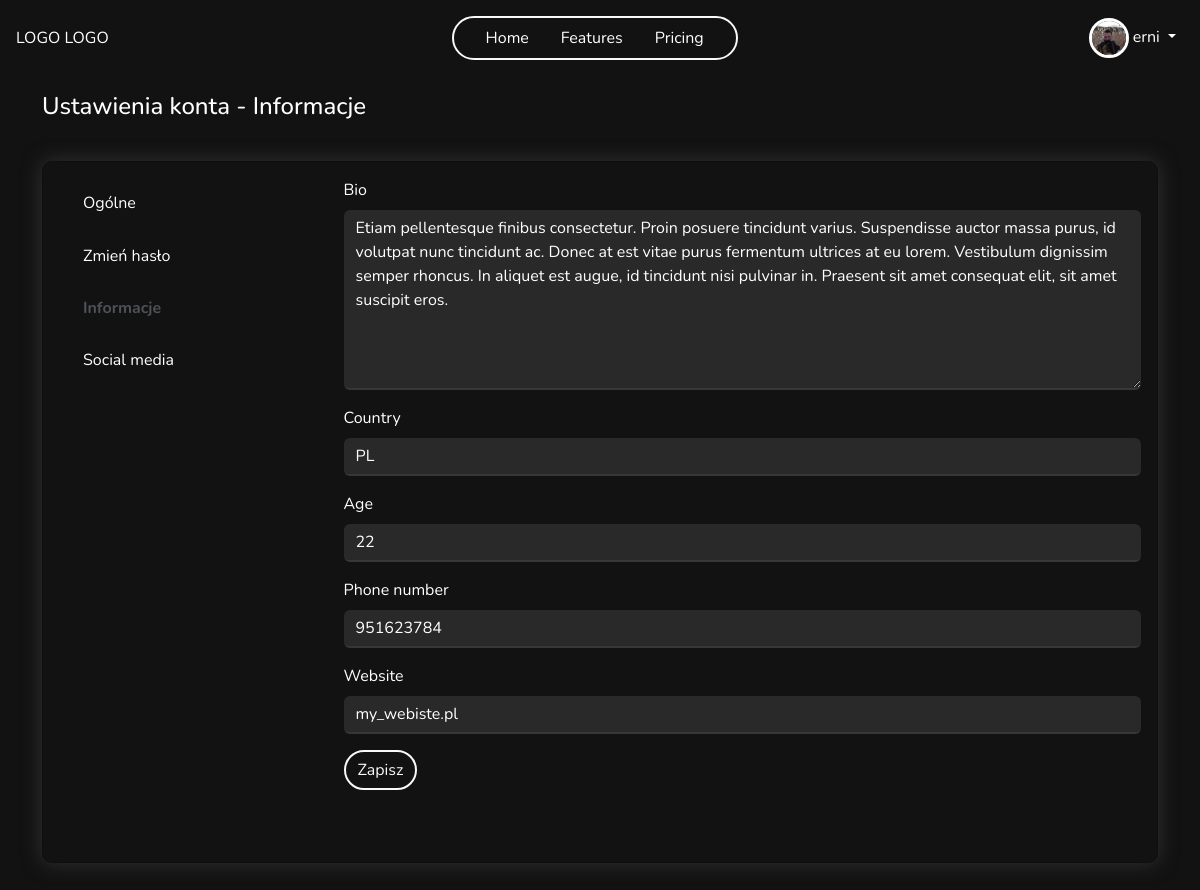
The page /account-info (signed in) on the database its author committed.
### main/models.py (models this page shows, shortened)
class Profile(models.Model):
    user = models.OneToOneField(User, on_delete=models.CASCADE)
    image = models.ImageField(default='default.jpg', upload_to=UniqueFileName('profile_pics'))
    bio = models.TextField(max_length=500, blank=True, null=True)
    country = CountryField(default = 'PL')
    age = models.PositiveSmallIntegerField(blank=True, null=True)
    phone_number = models.CharField(max_length=20, blank=True, null=True)
    website = models.CharField(max_length=255, blank=True, null=True)

### main/views.py (the view)
# urls.py: path('account-info', views.account_info, name='account-info'),
@login_required
def account_info(request):
    profile = request.user.profile
    form = EditInfoUserForm(request.POST or None, instance=profile)
    if request.method == 'POST':
        if form.is_valid():
            form.save()
            messages.success(request, 'Informacje zostały zauktualizowane')
            return redirect ('account-info')
    context = {'form':form}
    return render (request, 'user_profile/account_info.html', context=context)

### main/forms.py
class EditInfoUserForm(ModelForm):
    class Meta:
        model = Profile
        fields = ['bio','country','age','phone_number','website']
        widgets = {'country':CountrySelectWidget()}

### main/templates/user_profile/account_info.html (shortened to what this page needs)
{% extends "user_profile/account_general.html" %}
{% load crispy_forms_tags %}
{% block navbar %}
    {% include 'main/navbar.html' %}
{% endblock navbar %}
    {% block title_profile %}
        Ustawienia konta - Informacje
    {% endblock title_profile %}
    {% block profile-content %}
    <div class="tab-pane" id="account-info">
        <div class="card-body pb-2">
            <form method="POST">
                {{form|crispy}}
                <button type="submit" class="btn btn-outline-light border-2 rounded-pill">Zapisz</button>
            </form>
        </div>
    </div>
    {% endblock profile-content %}

### main/templates/user_profile/account_general.html (shortened to what this page needs)
{% extends "main/base.html" %}
{% load crispy_forms_tags %}
{% block content %}
<div class="container light-style flex-grow-1 container-p-y ">
    <h4 class="font-weight-bold py-3 mb-4">
        {% block title_profile %}{% endblock title_profile %}
    </h4>
    <div class="card overflow-hidden mb-5 profile-panel panel-shadow">
        <div class="row no-gutters">
            <div class="col-md-3 pt-0">
                <div class="list-group list-group-flush account-settings-links p-3 ">
                    <a class="list-group-item list-group-item-action "
                        href="{% url 'account-general' %}">Ogólne</a>
                    <a class="list-group-item list-group-item-action"
                        href="{% url 'account-change-password' %}">Zmień hasło</a>
                    <a class="list-group-item list-group-item-action"
                        href="{% url 'account-info' %}">Informacje</a>
                    <a class="list-group-item list-group-item-action"
                        href="{% url 'account-social' %}">Social media</a>
                </div>
            </div>
                <div class="col-md-9 profile-content">
                    {% block profile-content %}{% endblock profile-content %}
                </div>
        </div>
    </div>
</div>
{% endblock %}

### main/templates/main/base.html (shortened to what this page needs)
<!DOCTYPE html>
<html>
  <head>
    {% load static %}
    <link rel="stylesheet" href="{% static 'style/new.css' %}" />
    <link rel="stylesheet" href="{% static 'style/profile.css' %}" />
    <link rel="stylesheet" href="{% static 'style/team.css' %}" />
    <link href="https://cdn.jsdelivr.net/npm/bootstrap@5.3.2/dist/css/bootstrap.min.css" rel="stylesheet"/>
  </head>
  <body class="bg ">
    {% block navbar %}
    {% endblock navbar %}
    <div class=" main-container ">
      {% block content %}
      {% endblock %}
    </div>
  </body>
</html>

### main/templates/main/navbar.html (shortened to what this page needs)
<nav class="navbar navbar-expand-lg my-nav text-light justify-content-center position-relative p-3 z-3">
  <div class="d-flex justify-content-between w-100 align-items-center">
    <a class=" nav-link" href="/">LOGO LOGO</a>
    <ul class="navbar-nav mb-2 mb-lg-0 justify-content-center border border-2 border-light rounded-pill px-4 gap-3 ">
      <li class="nav-item">
        <a class="nav-link active" aria-current="page" href="{% url 'home' %}">Home</a>
      </li>
      <li class="nav-item">
        <a class="nav-link" href="#">Features</a>
      </li>
      <li class="nav-item">
        <a class="nav-link" href="#">Pricing</a>
      </li>
    </ul>
    <div class="navbar-nav ">
      {% if user.is_authenticated %}
          <div class="nav-item dropdown ml-auto">
            <a class="nav-link dropdown-toggle" href="#" role="button" data-bs-toggle="dropdown" aria-expanded="true">
              <img src="{{ user.profile.image.url }}" class="rounded-circle img-profile">
              {{ user.username }}
            </a>
          </div>
      {% else %}
      <a
        class="nav-link border border-2 border-light rounded-pill d-flex justify-content-center align-items-center gap-3 position-relative login-icon"
        href="{% url 'my-login' %}">Login<i class="fa-solid fa-user border border-2 border-light rounded-circle position-absolute"></i></a>
      {% endif %}
    </div>
  </div>
</nav>

### static/style/new.css (style rules this page uses)
* { padding: 0; margin: 0; box-sizing: border-box; font-family: 'Nunito', sans-serif; }
.bg { background-color: #121212 !important; color: white; }
.main-container { display: flex; justify-content: center; }
.navbar { height: 76px !important; }
.nav-link { color: white !important; }
.img-profile { width: 40px ; height: 40px; object-fit: cover; border: 3px solid white; }

### static/style/profile.css (style rules this page uses)
.panel-shadow { box-shadow: 0 0 20px rgb(52, 52, 52) !important; border-radius: 10px !important; }
.profile-content { min-height: 700px !important; align-items: center; }
.profile-content input, .profile-content textarea { background-color:#292929; border: none; color: white; border-bottom: solid 2px #373737; }
.profile-content textarea { height: 180px !important; }
.btn { cursor: pointer; }
.text-light { color: #babbbc !important; }
.card { background-clip: padding-box; box-shadow : 0 1px 4px rgba(24, 28, 33, 0.012); }
.account-settings-links .list-group-item.active { font-weight: bold !important; }
html:not(.dark-style) .account-settings-links .list-group-item.active { background: transparent !important; }
.profile-panel { background-color: #121212 !important; color: white !important; }
.list-group { border-radius: 10px !important; }
.list-group a { background-color: #121212; color: white; border-radius: 10px; }
.light-style .account-settings-links .list-group-item { padding : 0.85rem 1.5rem; border-color: rgba(24, 28, 33, 0.03) !important; }
.light-style .account-settings-links .list-group-item.active { color: #4e5155 !important; }
.light-style .account-settings-links .list-group-item.active { color: #4E5155 !important; }

### static/style/team.css (style rules this page uses)
form input, form select { background-color:#292929 !important; border: none !important; color: white !important; border-bottom: solid 2px #373737!important; }

### rows shown on the page
Profile: bio "Etiam pellentesque finibus consectetur. Proin posuere tincidunt varius. Suspendisse auctor massa purus, id volutpat nunc tincidunt ac. Donec at est vitae purus fermentum ultrices at eu lorem. Vestibulum dignissim semper rhoncus. In aliquet est augue, id tincidunt nisi pulvinar in. Praesent sit amet consequat elit, sit amet suscipit eros.", country "PL", age "22", phone_number "951623784", website "my_webiste.pl"

### other values the page prints
{{ user.username }} "erni"
